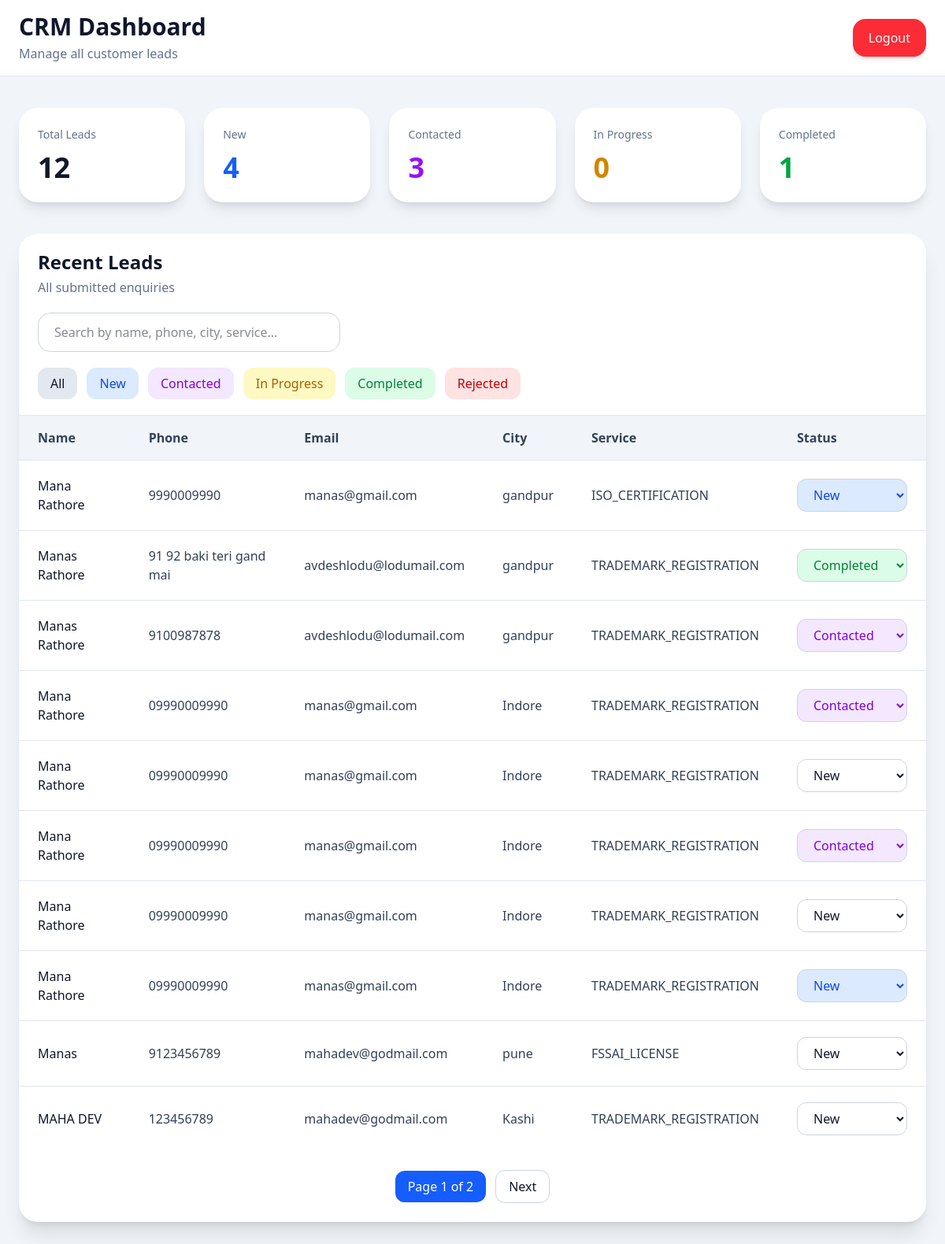
Page /dashboard/ (signed in) on the earlier database version.
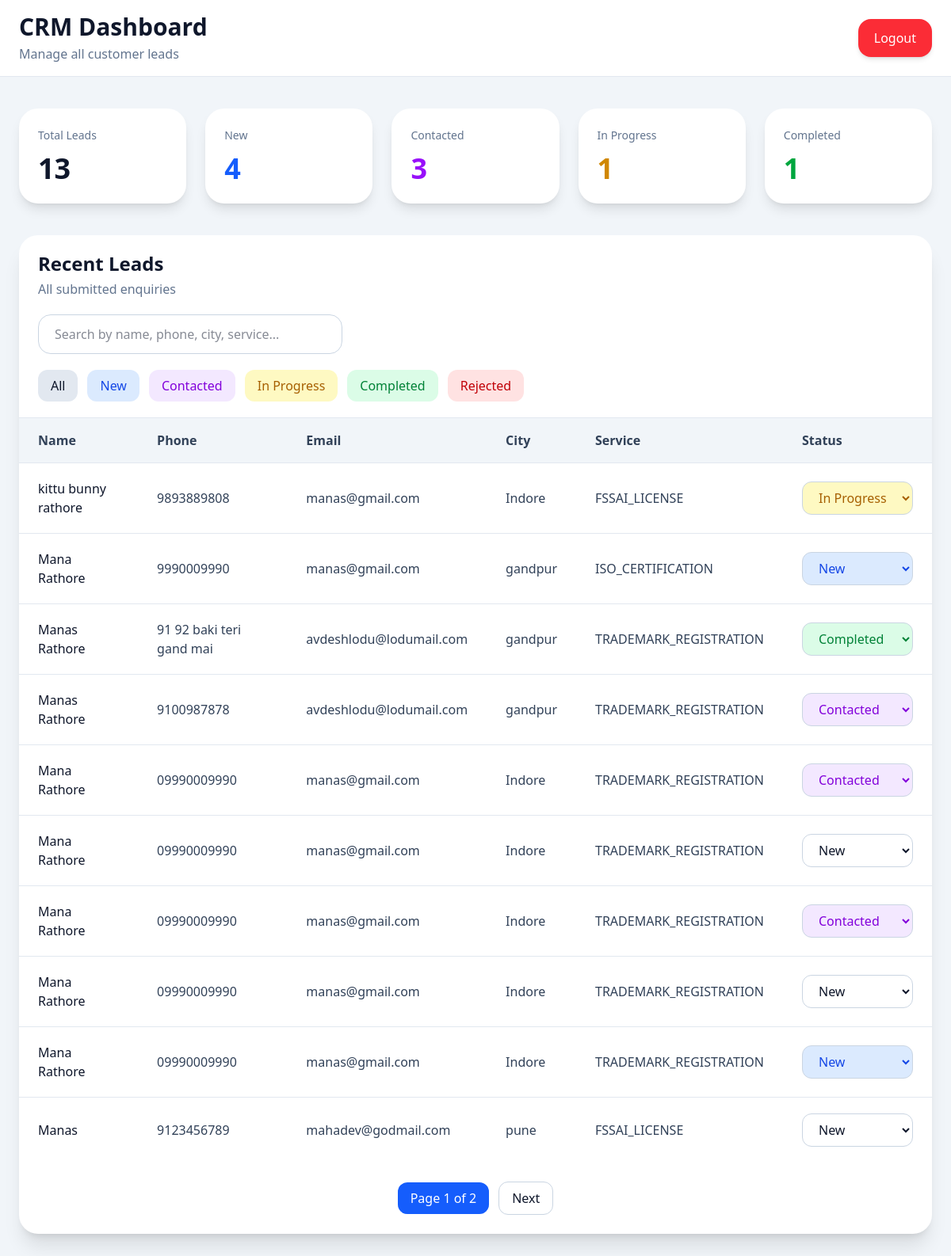
Same page on the later database version.
### leads/models.py (models this page shows, shortened)
class Lead(models.Model):
    STATUS_CHOICES = [
    ('NEW', 'New'),
    ('CONTACTED', 'Contacted'),
    ('IN_PROGRESS', 'In Progress'),
    ('COMPLETED', 'Completed'),
    ('REJECTED', 'Rejected'),
]
    name = models.CharField(max_length=80)
    phone = models.CharField(max_length=20)
    email = models.EmailField()
    city = models.CharField(max_length=100)
    service = models.CharField(max_length=50)
    message = models.TextField(
        blank=True,
        null=True
    )
    status = models.CharField(
        max_length=20,
        choices=STATUS_CHOICES,
        default='NEW',
        )
    created_at = models.DateTimeField(
        auto_now_add=True
    )

### leads/views.py (the view, shortened to what this page needs)
# urls.py: path('dashboard/', dashboard_view, name='dashboard'),
@login_required(login_url='/login/')
def dashboard_view(request):
    search_query = request.GET.get('search', '')
    status_filter = request.GET.get('status', '')
    all_leads = Lead.objects.all().order_by('-created_at')
    if status_filter:
        all_leads = all_leads.filter(
            status=status_filter
        )
    paginator = Paginator(all_leads, 10)
    page_number = request.GET.get('page')
    leads = paginator.get_page(page_number)
    total_leads = Lead.objects.count()
    new_leads = Lead.objects.filter(
        status='NEW'
    ).count()
    contacted_leads = Lead.objects.filter(
        status='CONTACTED'
    ).count()
    in_progress_leads = Lead.objects.filter(
        status='IN_PROGRESS'
    ).count()
    completed_leads = Lead.objects.filter(
        status='COMPLETED'
    ).count()
    rejected_leads = Lead.objects.filter(
        status='REJECTED'
    ).count()
    context = {
        'leads': leads,
        'search_query': search_query,
        'status_filter': status_filter,
        'total_leads': total_leads,
        'new_leads': new_leads,
        'contacted_leads': contacted_leads,
        'in_progress_leads': in_progress_leads,
        'completed_leads': completed_leads,
        'rejected_leads': rejected_leads
    }
    return render(
        request,
        'dashboard.html',
        context
    )

### leads/templates/dashboard.html (shortened to what the changed rows need)
{% extends 'base.html' %}
{% block content %}
<div class="min-h-screen bg-slate-100">
    <div class="bg-white border-b border-slate-200 px-6 py-4 flex justify-between items-center">
        <div>
            <h1 class="text-3xl font-bold text-slate-900">
                CRM Dashboard
            </h1>
        </div>
    </div>
    <div class="max-w-7xl mx-auto px-6 py-10">
        <div class="grid md:grid-cols-5 gap-6 mb-10">
            <div class="bg-white rounded-3xl p-6 shadow-lg">
                <p class="text-slate-500 text-sm">
                    Total Leads
                </p>
                <h2 class="mt-3 text-4xl font-bold text-slate-900">
                    {{ total_leads }}
                </h2>
            </div>
            <div class="bg-white rounded-3xl p-6 shadow-lg">
                <h2 class="mt-3 text-4xl font-bold text-blue-600">
                    {{ new_leads }}
                </h2>
            </div>
            <div class="bg-white rounded-3xl p-6 shadow-lg">
                <h2 class="mt-3 text-4xl font-bold text-purple-600">
                    {{ contacted_leads }}
                </h2>
            </div>
            <div class="bg-white rounded-3xl p-6 shadow-lg">
                <p class="text-slate-500 text-sm">
                    In Progress
                </p>
                <h2 class="mt-3 text-4xl font-bold text-yellow-600">
                    {{ in_progress_leads }}
                </h2>
            </div>
            <div class="bg-white rounded-3xl p-6 shadow-lg">
                <h2 class="mt-3 text-4xl font-bold text-green-600">
                    {{ completed_leads }}
                </h2>
            </div>
        </div>
        <div class="bg-white rounded-3xl shadow-xl overflow-hidden">
            <div class="px-6 py-5 border-b border-slate-200 flex flex-col gap-5">
                <div>
                    <h2 class="text-2xl font-bold text-slate-900">
                        Recent Leads
                    </h2>
                </div>
            </div>
            <div class="overflow-x-auto">
                <table class="w-full">
                    <thead class="bg-slate-100">
                        <tr>
                            <th class="px-6 py-4 text-left font-semibold text-slate-700">
                                Name
                            </th>
                            <th class="px-6 py-4 text-left font-semibold text-slate-700">
                                Phone
                            </th>
                            <th class="px-6 py-4 text-left font-semibold text-slate-700">
                                Email
                            </th>
                            <th class="px-6 py-4 text-left font-semibold text-slate-700">
                                City
                            </th>
                            <th class="px-6 py-4 text-left font-semibold text-slate-700">
                                Service
                            </th>
                            <th class="px-6 py-4 text-left font-semibold text-slate-700">
                                Status
                            </th>
                        </tr>
                    </thead>
                    <tbody>
                        {% for lead in leads %}
                        <tr class="border-t border-slate-200 hover:bg-slate-50 transition">
                            <td class="px-6 py-5 font-medium text-slate-900">
                                {{ lead.name }}
                            </td>
                            <td class="px-6 py-5 text-slate-700">
                                {{ lead.phone }}
                            </td>
                            <td class="px-6 py-5 text-slate-700">
                                {{ lead.email }}
                            </td>
                            <td class="px-6 py-5 text-slate-700">
                                {{ lead.city }}
                            </td>
                            <td class="px-6 py-5 text-slate-700">
                                {{ lead.service }}
                            </td>
                            <td class="px-6 py-5">
                                <form method="POST"
                                      action="/update-status/{{ lead.id }}/">
                                    <select
                                        name="status"
                                        onchange="this.form.submit()"
                                        class="px-4 py-2 rounded-xl border border-slate-300 font-medium
                                        {% if lead.status == 'NEW' %}
                                        bg-blue-100 text-blue-700
                                        {% elif lead.status == 'CONTACTED' %}
                                        bg-purple-100 text-purple-700
                                        {% elif lead.status == 'IN_PROGRESS' %}
                                        bg-yellow-100 text-yellow-700
                                        {% elif lead.status == 'COMPLETED' %}
                                        bg-green-100 text-green-700
                                        {% elif lead.status == 'REJECTED' %}
                                        bg-red-100 text-red-700
                                        {% endif %}
                                        focus:outline-none focus:ring-2 focus:ring-blue-500">
                                        <option value="NEW"
                                            {% if lead.status == 'NEW' %}selected{% endif %}>
                                            New
                                        </option>
                                        <option value="CONTACTED"
                                            {% if lead.status == 'CONTACTED' %}selected{% endif %}>
                                            Contacted
                                        </option>
                                        <option value="IN_PROGRESS"
                                            {% if lead.status == 'IN_PROGRESS' %}selected{% endif %}>
                                            In Progress
                                        </option>
                                        <option value="COMPLETED"
                                            {% if lead.status == 'COMPLETED' %}selected{% endif %}>
                                            Completed
                                        </option>
                                    </select>
                                </form>
                            </td>
                        </tr>
                        {% endfor %}
                    </tbody>
                </table>
            </div>
        </div>
    </div>
</div>
{% endblock %}

Differences in the rows shown:
no longer on this page (row unchanged): Lead: name "MAHA DEV", phone "123456789", email "mahadev@godmail.com", city "Kashi", service "TRADEMARK_REGISTRATION", status "New"
added Lead: name "kittu bunny rathore", phone "9893889808", email "manas@gmail.com", city "Indore", service "FSSAI_LICENSE", status "In Progress"
Other differences:
{{ total_leads }}: "12" → "13"
{{ in_progress_leads }}: "0" → "1"
